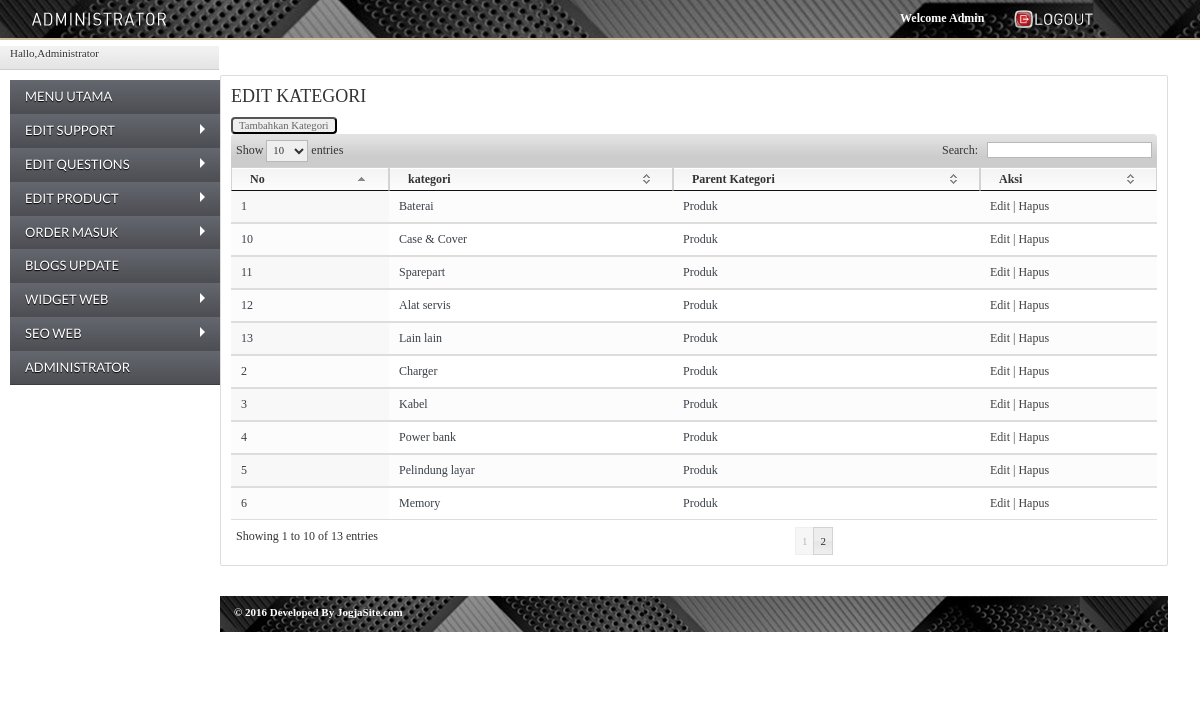
The page /@admin/page.php?module=kategori (signed in) on the database its author committed.
### tables this page shows
CREATE TABLE IF NOT EXISTS `subkategori` (
  `id_subkategori` int(11) NOT NULL,
  `id_kategori` int(11) DEFAULT NULL,
  `nama` varchar(128) NOT NULL,
  `seo` varchar(128) NOT NULL
);

CREATE TABLE IF NOT EXISTS `kategori` (
  `id_kategori` int(11) NOT NULL,
  `nama` varchar(128) NOT NULL,
  `seo` varchar(128) NOT NULL
);

### @admin/module/mod_kategori/kategori.php (the view, shortened to what this page needs)
<?php
 if (empty($_SESSION['username']) AND empty($_SESSION['passuser'])){
  echo "<link href='style.css' rel='stylesheet' type='text/css'>
 <center>Untuk mengakses modul, Anda harus login <br>";
  echo "<a href=../../index.php><b>LOGIN</b></a></center>";
}
else{
$aksi="module/mod_kategori/aksi_kategori.php";
switch($_GET[act]){
  default:
    echo "<h2>EDIT KATEGORI</h2>
          <input type=button  class=butt value='Tambahkan Kategori' onclick=location.href='?module=kategori&act=tambah_kategori'>
          <table id='exampless' class='display' cellspacing='0' width='100%'>
          <thead style='background: #9B9B9B;'><tr><th>No</th><th>kategori</th><th>Parent Kategori</th><th>Aksi</th></tr></thead><tbody>";
	$tampil=mysql_query("SELECT * FROM subkategori");
	$no=1;
		while ($r=mysql_fetch_array($tampil)){
			$kateg=mysql_query("SELECT * FROM kategori where id_kategori = '$r[id_kategori]' ");
			$k = mysql_fetch_array($kateg);
			echo "
			<tr>
				<td>$no</td>
				<td>$r[nama]</td>
				<td>$k[nama]</td>
				<td><a href=?module=kategori&act=edit_kategori&id=$r[id_subkategori]>Edit</a> |
			";?><a onclick="return confirm('Apakah anda yakin menghapus data ini?');" <?php echo"href=$aksi?module=kategori&act=hapus&id=$r[id_subkategori]>Hapus</a>
			</tr>";
			$no++;
		}
    echo "</tbody></table>";
    break;
}
}
?>

### @admin/page.php (shortened to what this page needs)
<?php
if (empty($_SESSION['username']) AND empty($_SESSION['passuser'])){
	include("loop.php");
}
else{
?>
<html xmlns="http://www.w3.org/1999/xhtml">
<head>
	<link rel="stylesheet" href="css/reset.css" type="text/css"/>
	<link rel="stylesheet" href="css/screen.css" type="text/css"/>
	<link rel="stylesheet" href="css/style.css" type="text/css"/>
	<link rel="stylesheet" href="css/zistyle.css" type="text/css"/>
	<link rel="stylesheet" href="css/sidebar.css">
	<link rel="stylesheet" href="media/css/jquery.dataTables.css" type="text/css"/>
	<link rel="stylesheet" href="menu/css/stylesheet.css" type="text/css"/>
	<link rel="stylesheet" href="css/icons.css" type="text/css"/>
</head>
<body>
    <div class="header">
        <a class="logo" href="page.php?module=home"><img src="menu/img/logo.png" alt="admin panel" title=""/></a>
        <ul class="header_menu">
			<li style='color: white;'><strong>Welcome Admin</strong><?php echo "$_POST[username]"; ?></li>
			<li><a href="logout.php"><img src="images/btn_logout.png" width="83" alt="" class="icon" /></a></li>
        </ul>
    </div>
	<div class="sidebar">
	<div class="breadLine">
		<div class="adminControl active">
			<?php echo "Hallo,$_SESSION[namalengkap]"; ?>
		</div>
	</div>
	<?php
		include "inc/sidebar.php";
	?>
    </div>
	<div class="main">
		<div class="main-wrap">
			<div class="page clear">
				<div class="content-box">
					<?php include "content.php"; ?>
				</div>
				<div class="footer clear">
					<span class="copy" style="margin-left: 14px;color: #fff;"><strong>© 2016 Developed By <a href="jogjasite.com">JogjaSite.com</a></strong>
				</div>
			</div>
		</div>
	</div>
</body>
</html>
<?php }?>

### @admin/inc/sidebar.php (shortened to what this page needs)
<div id='cssmenu'>
	<ul class="">
		<li class="">
			<a href="page.php?module=home">
				<span></span><span class="text">MENU UTAMA</span>
			</a>
		</li>
		<li class="has-sub">
			<a href="#">
				<span class="l">EDIT SUPPORT</span>
			</a>
		</li>
		<li class="has-sub">
			<a href="#">
				<span class="">EDIT QUESTIONS</span>
			</a>
		</li>
        <li class="has-sub">
			<a href="#">
				<span class=""></span><span class="text">EDIT PRODUCT</span>
			</a>
		</li>
		<li class="has-sub">
			<a href="#">
				<span class=""></span><span class="text">ORDER MASUK</span>
			</a>
		</li>
		<li class="">
			<a href="page.php?module=berita">
				<span class=""></span><span class="text">BLOGS UPDATE</span>
			</a>
		</li>
		<li class="has-sub">
			<a href="#">
				<span class=""></span><span class="text">WIDGET WEB</span>
			</a>
		</li>
		<li class="has-sub">
			<a href="#">
				<span class=""></span><span class="text">SEO WEB</span>
			</a>
		</li>
         <li class="">
			<a href="page.php?module=users">
				<span class=""></span><span class="text">ADMINISTRATOR</span>
			</a>
		</li>
	</ul>
</div>

### @admin/content.php (shortened to what this page needs)
<?php
if ($_GET['module']=='home')
{?>
	<div class='box-header clear'>
		<h2>Welcome</h2>
		</div>
		<div class="box-body clear">
          	<p>Welcome Admin tokobluesky.com, click the left menu to change the content. </p>
			<?php
					  error_reporting(0);
					  $ip      = $_SERVER['REMOTE_ADDR'];
					  $tanggal = date("Ymd");
					  $waktu   = time();
					  $s = mysql_query("SELECT * FROM statistik WHERE ip='$ip' AND tanggal='$tanggal'");
					  if(mysql_num_rows($s) == 0){
					  }
					  else{
					  }
					  $pengunjung       = mysql_num_rows(mysql_query("SELECT * FROM statistik WHERE tanggal='$tanggal' GROUP BY ip"));
					  $totalpengunjung  = mysql_result(mysql_query("SELECT COUNT(hits) FROM statistik"), 0);
					  $hits             = mysql_result(mysql_query("SELECT SUM(hits) FROM statistik WHERE tanggal='$tanggal'"), 0);
					  $totalhits        = mysql_result(mysql_query("SELECT SUM(hits) FROM statistik"), 0);
					  $tothitsgbr       = mysql_result(mysql_query("SELECT SUM(hits) FROM statistik"), 0);
					  $bataswaktu       = time() - 300;
					  $pengunjungonline = mysql_num_rows(mysql_query("SELECT * FROM statistik WHERE online > '$bataswaktu'"));
					  $path = "joinc/counter/";
					  $ext = ".png";
					  $tothitsgbr = sprintf("%06d", $tothitsgbr);
					  for ( $i = 0; $i <= 9; $i++ ){
						   $tothitsgbr = str_replace($i, "<img src='$path$i$ext' alt='$i'>", $tothitsgbr);
					  }
					?>
				<h3>Visitor Website</h3>
				<table style="width:30%; font-weight:bold; font-size:24px; float:left; margin:10px">
					<tr><td width="150px">Today</td><td></td><td></td></tr>
					<tr><td width="150px">Visits</td><td>:</td><td width="50px"><?php echo"$pengunjung"; ?></td></tr>
					<tr><td width="150px">Views</td><td>:</td><td width="50px"><?php echo"$hits"; ?></td></tr>
				</table>
				<table style="width:30%; font-weight:bold; font-size:24px; float:left; margin:10px">
					<tr><td width="150px">All Time</td><td></td><td></td></tr>
					<tr><td width="150px">Visits</td><td>:</td><td width="50px"><?php echo"$totalpengunjung"; ?></td></tr>
					<tr><td width="150px">Views</td><td>:</td><td width="50px"><?php echo"$totalhits"; ?></td></tr>
				</table>
	</div>
<?php
}
elseif ($_GET['module']=='about'){
    include "module/mod_about/about.php";
}
elseif ($_GET['module']=='brand'){
    include "module/mod_brand/brand.php";
}
elseif ($_GET['module']=='bank'){
    include "module/mod_bank/bank.php";
}
elseif ($_GET['module']=='cs'){
    include "module/mod_cs/cs.php";
}
elseif ($_GET['module']=='cs2'){
    include "module/mod_cs2/cs2.php";
}
elseif ($_GET['module']=='email'){
    include "module/mod_email/email.php";
}
elseif ($_GET['module']=='beli'){
    include "module/mod_beli/beli.php";
}
elseif ($_GET['module']=='opening'){
    include "module/mod_opening/opening.php";
}
elseif ($_GET['module']=='desk'){
    include "module/mod_desk/desk.php";
}
elseif ($_GET['module']=='career'){
    include "module/mod_career/career.php";
}
elseif ($_GET['module']=='kategori'){
    include "module/mod_kategori/kategori.php";
}
elseif ($_GET['module']=='gambar'){
    include "module/mod_kategori/gambar.php";
}
elseif ($_GET['module']=='download'){
    include "module/mod_download/download.php";
}
elseif ($_GET['module']=='parentkategori'){
    include "module/mod_parentkategori/parentkategori.php";
}
elseif ($_GET['module']=='subkategori'){
    include "module/mod_subkategori/subkategori.php";
}
elseif ($_GET['module']=='subscribe'){
    include "module/mod_subscribe/subscribe.php";
}
elseif ($_GET['module']=='fanpage'){
    include "module/mod_fanpage/fanpage.php";
}
elseif ($_GET['module']=='pengiriman'){
    include "module/mod_pengiriman/pengiriman.php";
}
elseif ($_GET['module']=='title'){
    include "module/mod_title/title.php";
}
elseif ($_GET['module']=='description'){
    include "module/mod_description/description.php";
}
elseif ($_GET['module']=='keyword'){
    include "module/mod_keyword/keyword.php";
}
elseif ($_GET['module']=='location'){
    include "module/mod_location/location.php";
}
elseif ($_GET['module']=='custom_link'){
    include "module/mod_custom_link/custom_link.php";
}
elseif ($_GET['module']=='contact'){
    include "module/mod_contact/contact.php";
}
elseif ($_GET['module']=='delivery'){
    include "module/mod_delivery/delivery.php";
}
elseif ($_GET['module']=='customer'){
    include "module/mod_customer/customer.php";
}
elseif ($_GET['module']=='help'){
    include "module/mod_help/help.php";
}
elseif ($_GET['module']=='faq'){
    include "module/mod_faq/faq.php";
}
elseif ($_GET['module']=='supplier'){
    include "module/mod_supplier/supplier.php";
}
elseif ($_GET['module']=='color'){
    include "module/mod_color/color.php";
}
elseif ($_GET['module']=='catalog'){
    include "module/mod_catalog/catalog.php";
}
elseif ($_GET['module']=='gallery'){
    include "module/mod_gallery/gallery.php";
}
elseif ($_GET['module']=='product'){
    include "module/mod_product/product.php";
}
elseif ($_GET['module']=='ordermasuk'){
    include "module/mod_ordermasuk/ordermasuk.php";
}
elseif ($_GET['module']=='ordercomplete'){
    include "module/mod_ordercomplete/ordercomplete.php";
}
elseif ($_GET['module']=='berita'){
    include "module/mod_berita/berita.php";
}
elseif ($_GET['module']=='member'){
    include "module/mod_memberarea/member.php";
}
elseif ($_GET['module']=='slide'){
    include "module/mod_slide/slide.php";
}
elseif ($_GET['module']=='sosial'){
    include "module/mod_sosial/sosial.php";
}
elseif ($_GET['module']=='pesan'){
    include "module/mod_pesan/pesan.php";
}
elseif ($_GET['module']=='banner'){
    include "module/mod_banner/banner.php";
}
elseif ($_GET['module']=='advertise'){
    include "module/mod_advertise/advertise.php";
}
elseif ($_GET['module']=='confirmation'){
    include "module/mod_confirmation/confirmation.php";
}
elseif ($_GET['module']=='users'){
    include "module/mod_users/users.php";
}
else{
  echo "<p><b></b></p>";
}
?>

### @admin/css/screen.css (style rules this page uses)
html { background: url('../images/main.gif') top left #EEEEEE; }
body { min-width: 1000px; min-height: 800px; text-align: left; margin: 0px; font-family:'dinttf'; font-size: 12px; color: #3a4049; background-color: #FFFFFF; }
.clear:after { content: "."; display: block; height: 0; overflow:hidden; clear: both; visibility: hidden; }
a { color: #414141; text-decoration: none; }
strong { color: #FFFFFF; }
.sidebar { width: 18%; float: left; height: 100%; margin-top: 46px; }
.main { margin-right: 20px; float: right; width: 80%; }
.main-wrap { width: 100%; float: left; }
.page { padding-right: 12px; padding-bottom: 50px; }
.logo { width: 196px; margin-top: 4px; margin-left: 20px; margin-bottom: 35px; }
h2 { color: #333333; font-size: 18px; font-weight: normal; padding-top: 10px; margin-bottom: 10px; }
.content-box { border: 1px solid #DDDDDD; margin-bottom: 30px; margin-top:75px; position: relative; background-color: #FFFFFF; border-radius: 2px; padding-left: 10px; padding-right: 10px; }
.page table { width: 100%; margin: 0px; margin-bottom: 20px; }
.page th { background: url('../images/header.gif') top left repeat-x #FFFFFF; border-bottom: 1px solid #DDDDDD; text-align: left; line-height: 22px; padding: 4px 6px 4px 6px; color: #333333; white-space: nowrap; }
.page td { background: url('../images/bck_white_50.png') top left; border-bottom: 1px solid #DDDDDD; padding: 4px 1px 4px 1px; }
.footer { width: 100%; font-size: 11px; padding: 10px 0px 14px 0px; background: url('../images/footer2.png') top left repeat-x; }
.footer .copy a { color: #FFFFFF; }
.dataTables_wrapper table { width: 100% !important; margin: 0px 0px 20px 0px; }
.datatable { clear: both; }
.datatable thead th { cursor: pointer; }

### @admin/css/style.css (style rules this page uses)
input,textarea,select { font-family: Tahoma; font-size: 8pt; }
input.butt { cursor: pointer; color:#666; border-radius: 4px; }
.clear { clear:both; }

### @admin/css/sidebar.css (style rules this page uses)
#cssmenu, #cssmenu ul, #cssmenu li, #cssmenu a { margin: 0; padding: 0; border: 0; list-style: none; font-weight: normal; text-decoration: none; line-height: 1; font-family: 'Lato', sans-serif; font-size: 14px; position: relative; }
#cssmenu a { line-height: 1.3; padding: 8px 15px; }
#cssmenu { width: 210px; margin: 10px; }
#cssmenu > ul > li { cursor: pointer; background: #000; border-bottom: 1px solid #4c4e53; }
#cssmenu > ul > li:last-child { border-bottom: 1px solid #3e3d3c; }
#cssmenu > ul > li > a { font-size: 13px; display: block; color: #ffffff; text-shadow: 0 1px 1px #000; background: #64676e; background: -moz-linear-gradient(#64676e 0%, #4c4e53 100%); background: -webkit-gradient(linear, left top, left bottom, color-stop(0%, #64676e), color-stop(100%, #4c4e53)); background: -webkit-linear-gradient(#64676e 0%, #4c4e53 100%); background: linear-gradient(#64676e 0%, #4c4e53 100%); }
#cssmenu > ul > li.has-sub > a:after { content: ""; position: absolute; top: 10px; right: 10px; border: 5px solid transparent; border-left: 5px solid #ffffff; }

### @admin/media/css/demo_table_jui.css (style rules this page uses)
table.display thead th { padding: 3px 0px 3px 10px; cursor: pointer; * cursor: hand; }
table.display { margin: 0 auto; width: 100%; clear: both; border-collapse: collapse; }
table.display td { padding: 3px 10px; }
tr.odd { background-color: #E2E4FF; }
tr.even { background-color: white; }
.clear { clear: both; }
tr.odd td.sorting_1 { background-color: #D3D6FF; }
tr.even td.sorting_1 { background-color: #EAEBFF; }

### rows shown on the page
subkategori: nama "Baterai", id_kategori.nama "Produk"
subkategori: nama "Charger", id_kategori.nama "Produk"
subkategori: nama "Kabel", id_kategori.nama "Produk"
subkategori: nama "Power bank", id_kategori.nama "Produk"
subkategori: nama "Pelindung layar", id_kategori.nama "Produk"
subkategori: nama "Memory", id_kategori.nama "Produk"
subkategori: nama "Case & Cover", id_kategori.nama "Produk"
subkategori: nama "Sparepart", id_kategori.nama "Produk"
subkategori: nama "Alat servis", id_kategori.nama "Produk"
subkategori: nama "Lain lain", id_kategori.nama "Produk"

### other values the page prints
$_SESSION[namalengkap] "Administrator"
